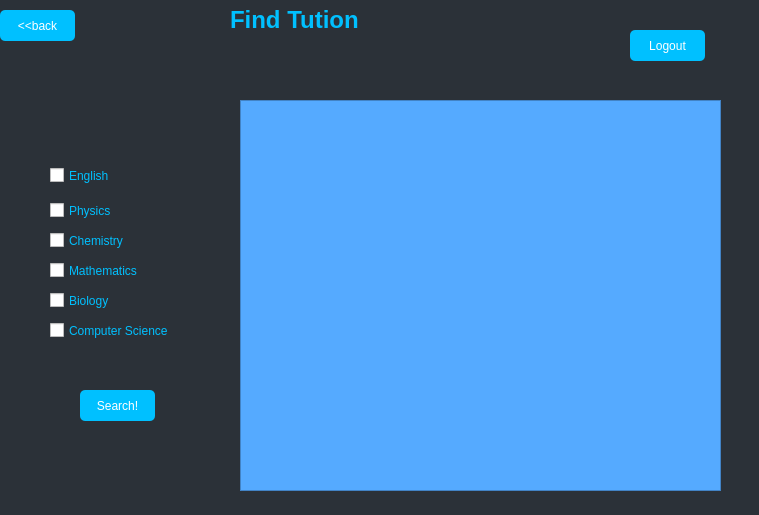
<?xml version="1.0" encoding="UTF-8"?>
<ui version="4.0">
 <class>StudentHome</class>
 <widget class="QDialog" name="StudentHome">
  <property name="geometry">
   <rect>
    <x>0</x>
    <y>0</y>
    <width>759</width>
    <height>515</height>
   </rect>
  </property>
  <property name="windowTitle">
   <string>Dialog</string>
  </property>
  <property name="styleSheet">
   <string notr="true">QDialog
{background-color:rgb(43, 49, 56);
}
QPushButton
{
border-style:bold;
border-width:0px;
border-color:green;
background-color:rgb(0, 192, 255);
font: 12pt &quot;Segoe Print&quot;;
font: 75 12pt &quot;Segoe Script&quot;;
color:white;
border-radius:5px;
}
QPushButton:hover
{
background-color:white;
color:rgb(0, 192, 255);
border-color:green;
border-width:10px;
border-style:bold;
}
QPushButtonpressed
{
color:rgb(255, 255, 0);
background-color:rgb(52, 168, 83);
border-width:2px;}
QLabel
{
font: 12pt &quot;Segoe Print&quot;;
font: 75 12pt &quot;Segoe Script&quot;;
color:rgb(0,192,255);}
QCheckBox
{
font: 12pt &quot;Segoe Print&quot;;
font: 75 12pt &quot;Segoe Script&quot;;
color:rgb(0,192,255);}</string>
  </property>
  <widget class="QLabel" name="label">
   <property name="geometry">
    <rect>
     <x>230</x>
     <y>0</y>
     <width>271</width>
     <height>41</height>
    </rect>
   </property>
   <property name="text">
    <string>&lt;html&gt;&lt;head/&gt;&lt;body&gt;&lt;p&gt;&lt;span style=&quot; font-size:xx-large; font-weight:600;&quot;&gt;Find Tution&lt;/span&gt;&lt;/p&gt;&lt;/body&gt;&lt;/html&gt;</string>
   </property>
  </widget>
  <widget class="QCheckBox" name="checkBox">
   <property name="geometry">
    <rect>
     <x>50</x>
     <y>160</y>
     <width>91</width>
     <height>31</height>
    </rect>
   </property>
   <property name="styleSheet">
    <string notr="true">font: 12pt &quot;Segoe Print&quot;;

</string>
   </property>
   <property name="text">
    <string>English</string>
   </property>
  </widget>
  <widget class="QCheckBox" name="checkBox_2">
   <property name="geometry">
    <rect>
     <x>50</x>
     <y>200</y>
     <width>121</width>
     <height>21</height>
    </rect>
   </property>
   <property name="styleSheet">
    <string notr="true">font: 12pt &quot;Segoe Print&quot;;

</string>
   </property>
   <property name="text">
    <string>Physics</string>
   </property>
  </widget>
  <widget class="QCheckBox" name="checkBox_3">
   <property name="geometry">
    <rect>
     <x>50</x>
     <y>230</y>
     <width>131</width>
     <height>21</height>
    </rect>
   </property>
   <property name="styleSheet">
    <string notr="true">font: 12pt &quot;Segoe Print&quot;;

</string>
   </property>
   <property name="text">
    <string>Chemistry</string>
   </property>
  </widget>
  <widget class="QCheckBox" name="checkBox_4">
   <property name="geometry">
    <rect>
     <x>50</x>
     <y>260</y>
     <width>131</width>
     <height>21</height>
    </rect>
   </property>
   <property name="styleSheet">
    <string notr="true">font: 12pt &quot;Segoe Print&quot;;

</string>
   </property>
   <property name="text">
    <string>Mathematics</string>
   </property>
  </widget>
  <widget class="QCheckBox" name="checkBox_5">
   <property name="geometry">
    <rect>
     <x>50</x>
     <y>290</y>
     <width>101</width>
     <height>21</height>
    </rect>
   </property>
   <property name="styleSheet">
    <string notr="true">font: 12pt &quot;Segoe Print&quot;;

</string>
   </property>
   <property name="text">
    <string>Biology</string>
   </property>
  </widget>
  <widget class="QCheckBox" name="checkBox_6">
   <property name="geometry">
    <rect>
     <x>50</x>
     <y>320</y>
     <width>171</width>
     <height>21</height>
    </rect>
   </property>
   <property name="styleSheet">
    <string notr="true">font: 12pt &quot;Segoe Print&quot;;

</string>
   </property>
   <property name="text">
    <string>Computer Science</string>
   </property>
  </widget>
  <widget class="QPushButton" name="pushButton">
   <property name="geometry">
    <rect>
     <x>80</x>
     <y>390</y>
     <width>75</width>
     <height>31</height>
    </rect>
   </property>
   <property name="styleSheet">
    <string notr="true"/>
   </property>
   <property name="text">
    <string>Search!</string>
   </property>
  </widget>
  <widget class="QPushButton" name="pushButton_2">
   <property name="geometry">
    <rect>
     <x>630</x>
     <y>30</y>
     <width>75</width>
     <height>31</height>
    </rect>
   </property>
   <property name="styleSheet">
    <string notr="true"/>
   </property>
   <property name="text">
    <string>Logout</string>
   </property>
  </widget>
  <widget class="QTableView" name="tableView">
   <property name="geometry">
    <rect>
     <x>240</x>
     <y>100</y>
     <width>481</width>
     <height>391</height>
    </rect>
   </property>
   <property name="styleSheet">
    <string notr="true">background-color:rgb(85, 170, 255);
font: 12pt &quot;Segoe Print&quot;;
font: 75 12pt &quot;Segoe Script&quot;;</string>
   </property>
  </widget>
  <widget class="QLabel" name="label_2">
   <property name="geometry">
    <rect>
     <x>10</x>
     <y>70</y>
     <width>211</width>
     <height>71</height>
    </rect>
   </property>
   <property name="text">
    <string/>
   </property>
  </widget>
  <widget class="QPushButton" name="pushButton_3">
   <property name="geometry">
    <rect>
     <x>0</x>
     <y>10</y>
     <width>75</width>
     <height>31</height>
    </rect>
   </property>
   <property name="text">
    <string>&lt;&lt;back</string>
   </property>
  </widget>
  <widget class="QLabel" name="label_8">
   <property name="geometry">
    <rect>
     <x>180</x>
     <y>10</y>
     <width>47</width>
     <height>31</height>
    </rect>
   </property>
   <property name="styleSheet">
    <string notr="true">border-style:solid;
border-radius:100px;</string>
   </property>
   <property name="text">
    <string/>
   </property>
  </widget>
 </widget>
 <resources/>
 <connections/>
</ui>
